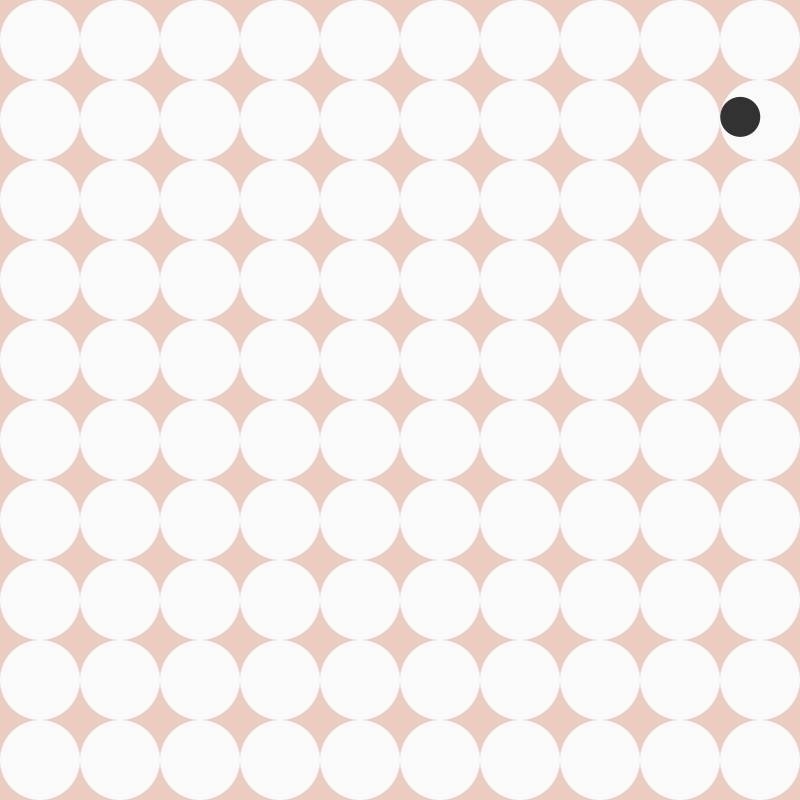
Frame 1 (no input)
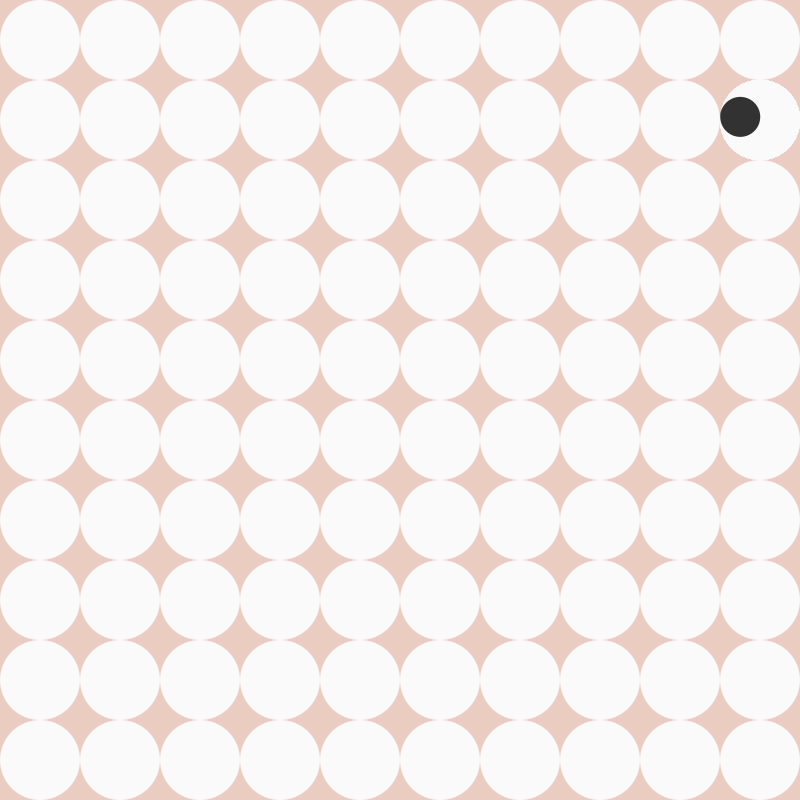
Frame 60 (the mouse pressed at the canvas centre just before this capture)
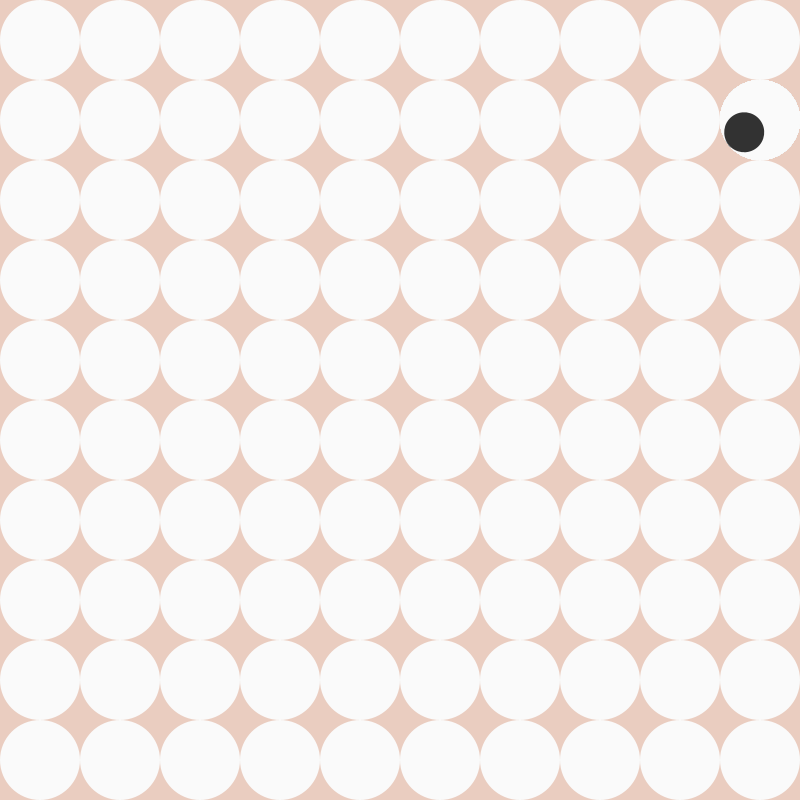
Frame 120 (the mouse held since frame 60 and released just before this capture)

The Processing sketch that drew these frames (run headless with seeded random() and noise(); from frame 60 on, the mouse is pressed at the canvas centre):

// Processing sketch: processing_77846
// ── processing_77846.pde

//http://processing.org/learning/basics/arctangent.html

Eye e1;


void setup() 
{
  size(800,800);
  smooth();
  noStroke();
  background(234, 205, 192);
  for (int y = 40; y<=height; y+=80){
    for (int x = 40; x <=width; x +=80){
      fill(250);
      ellipse(x, y, 80, 80);
  e1 = new Eye(x, 120,  80);
    }
  }

}

void draw() 
{
  e1.update(mouseX, mouseY);
  e1.display();
}



class Eye 
{
  int ex, ey;
  int size;
  float angle = 0.0;
  
  Eye(int x, int y, int s) {
    ex = x;
    ey = y;
    size = s;
 }

  void update(int mx, int my) {
    angle = atan2(my-ey, mx-ex);
  }
  
  void display() {
    pushMatrix();
    translate(ex, ey);
    fill(250);
    ellipse(0, 0, size, size);
    rotate(angle);
    fill(50);
    ellipse(size/4, 0, size/2, size/2);
    popMatrix();
  }
}
